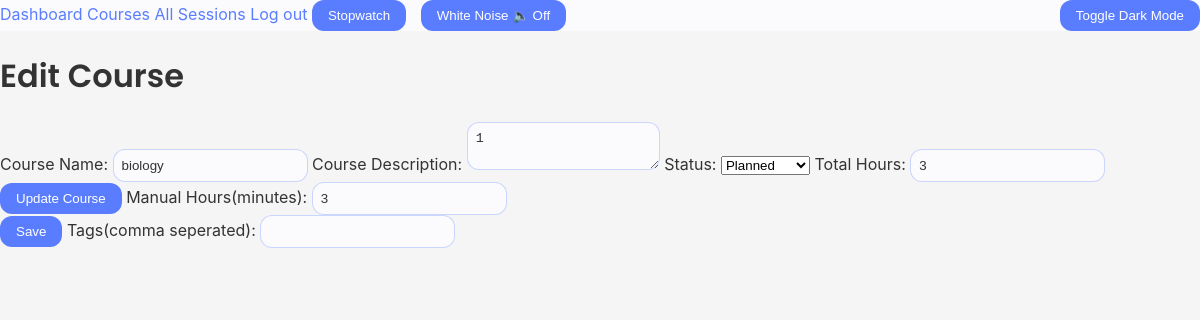
/courses/edit/1 (signed in), run on the app's committed database.
### models.py (models this page shows, shortened)
class Course(db.Model, UserMixin):
    id = db.Column(db.Integer, primary_key=True)
    coursename = db.Column(db.String(150),nullable=False)
    description = db.Column(db.Text, nullable=False)
    status = db.Column(db.String(20), nullable=False, default='planned')
    createdat = db.Column(db.DateTime, default=datetime.utcnow)
    manual_hours = db.Column(db.Integer, default=0)
    total_hours = db.Column(db.Integer, nullable=False, default=0)
    user_id = db.Column(db.Integer, db.ForeignKey('user.id'), nullable=False) # links the course to a user
    sess = db.relationship('Sess', backref='course', lazy=True, cascade="all, delete-orphan")
    tags = db.Column(db.String(200))

### app.py (the view, shortened to what this page needs)
    @app.route('/courses/edit/<int:course_id>', methods=['GET','POST'])
    @login_required
    def edit_course(course_id):
        course = Course.query.get_or_404(course_id)
        if course.user_id != current_user.id:
            flash("You can't edit this course.", "danger")
            return redirect(url_for('list_courses'))
        return render_template('edit_course.html', course=course)

### templates/edit_course.html (shortened to what this page needs)
{% extends "base.html" %}
{% block content %}
<h1> Edit Course</h1>
<form method="POST">
    <label for="coursename">Course Name:</label>
    <input name="coursename" value="{{ course.coursename }}" required>
    <label for="description">Course Description:</label>
    <textarea name="description">{{ course.description }}</textarea>
    <label for="status">Status:</label>
    <select name="status" id="status">
        <option value="planned" {% if course.status=="planned" %}selected{% endif %}>Planned</option>
    </select>
    <label for="total_hours">Total Hours:</label>
    <input type="number" name="total_hours" value="{{ course.total_hours }}" min="0">
    <button type="submit">Update Course</button>
    <label for="manual_hours">Manual Hours(minutes):</label>
    <input type="number" name="manual_hours" value="{{ course.manual_hours }}" min="0"><br>
    <button type="submit">Save</button>
    <label fot="tags"> Tags(comma seperated):</label>
    <input type="text" name="tags" value="{{ course.tags }}">
</form>
{% endblock %}

### static/styles.css (style rules this page uses)
:root { --bg-main: #f5f5f5; --bg-card: #fbfbfd; --text-main: #333333; --text-muted: #555555; --accent-primary: #5a7dff; --accent-secondary: #9b5aff; --accent-alert: #ff6b6b; --border-radius: 12px; --shadow-light: 0 4px 12px rgba(0, 0, 0, 0.08); --nav-bg: var(--bg-card); --footer-bg: var(--bg-card); --input-bg: var(--bg-card); --input-color: var(--text-main); --input-border: rgba(90, 125, 255, 0.3); --nav-bg-dark: #101418; --footer-bg-dark: #101418; --input-bg-dark: #101418; --input-color-dark: #cfd8e0; }
body { font-family: 'Inter', 'Roboto', sans-serif; background: var(--bg-main); color: var(--text-main); margin: 0; padding: 0; transition: background 0.3s, color 0.3s; }
h1, h2, h3 { font-family: 'Poppins', sans-serif; font-weight: 600; color: var(--text-main); }
button { background: var(--accent-primary); color: white; border: none; border-radius: var(--border-radius); padding: 0.5rem 1rem; cursor: pointer; transition: background 0.3s, box-shadow 0.3s; }
input, textarea { background-color: var(--input-bg); color: var(--input-color); border: 1px solid var(--input-border); border-radius: var(--border-radius); padding: 0.5rem; transition: all 0.3s; }

### data on the page
Course: coursename "biology", description "1", status "Planned", total_hours "3", manual_hours "3"
